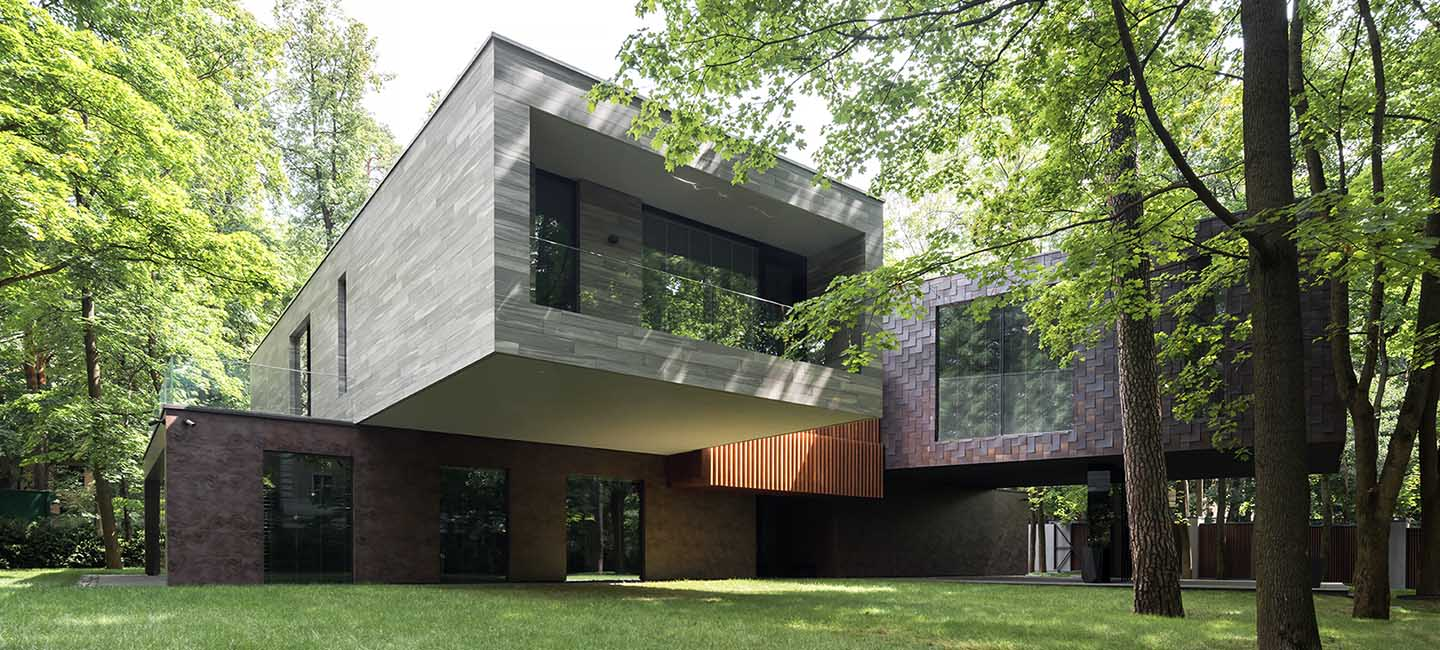
#> input picture house.jpeg, 1440 x 650 px
$ jupyter execute 'Image Edge Detection.ipynb'   (shell and % lines are left out)
#> lines starting #> are read from the running program, lines starting #| are printed output that depends on the picture; after the words box and inside, x2 and y2 are one past the last pixel; in counts of white or black regions, pixels touching at a corner belong together
[cell 1]
# Install OpenCV library

[cell 2]
# Import libraries

import cv2
import matplotlib.pyplot as plt
import numpy as np

[cell 3]
# Read the image 'house.jpeg'

def read_image(path_to_image):
    # Write your code to read the image from the file path
#> called with path_to_image = 'house.jpeg'
    image = cv2.imread(path_to_image)
#> image is the input picture: shape (650, 1440, 3); mean B, G, R 86.3, 116.5, 109.3
    # Convert BGR to RGB for proper display with matplotlib
    image = cv2.cvtColor(image, cv2.COLOR_BGR2RGB)
    return image

[cell 4]
# Show the image
def show_image(image):
    # Write your code here
    plt.figure(figsize=(10, 8))
    plt.imshow(image, cmap='gray' if len(image.shape) == 2 else None)
    plt.axis('off')
    plt.title('Image')
    plt.show()

[cell 5]
# Generate edges of the image using Canny Edge Detector - a famous image edge detection technique!

def generate_canny_edge(image):
    # Write your code here
    # Convert to grayscale if the image is colored
    if len(image.shape) == 3:
        gray = cv2.cvtColor(image, cv2.COLOR_RGB2GRAY)
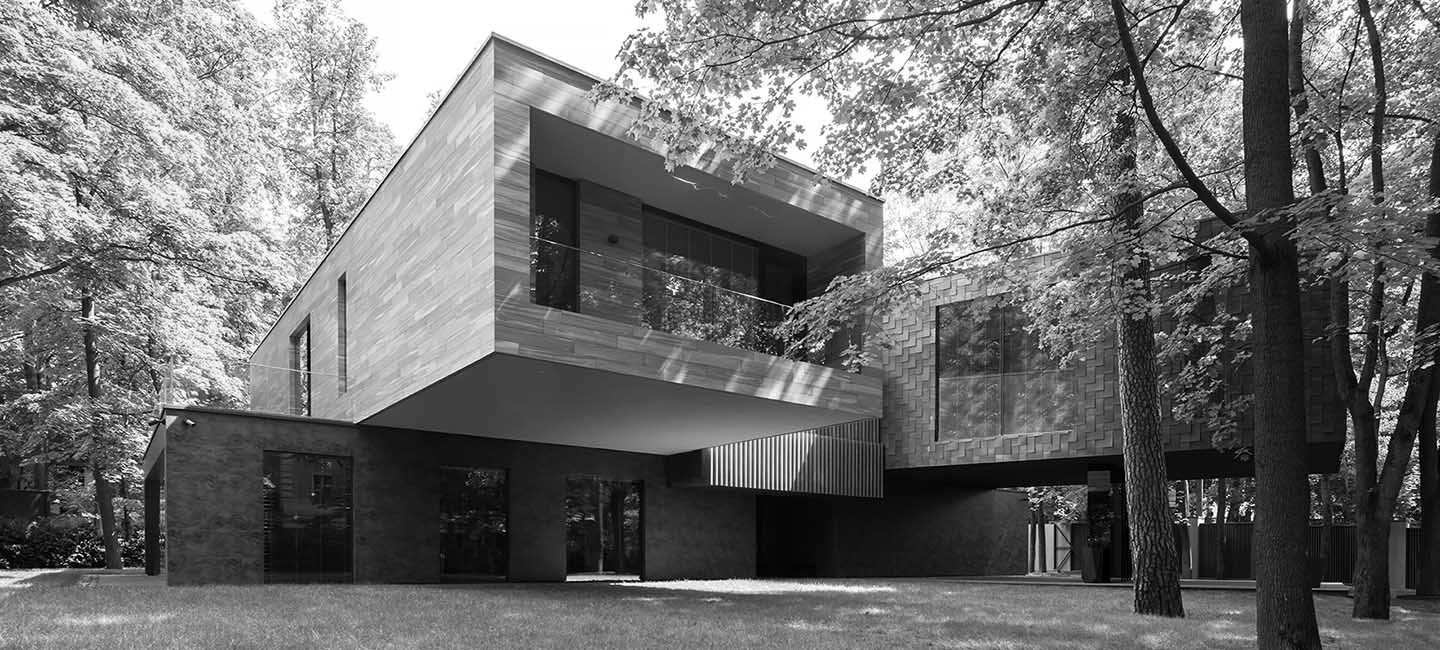
#> gray: shape (650, 1440); min 0, max 255, mean 110.9
    else:
        gray = image

    # Apply Gaussian blur to reduce noise
    blurred = cv2.GaussianBlur(gray, (5, 5), 0)

    # Apply Canny edge detection
    # Parameters: image, low_threshold, high_threshold
    edges = cv2.Canny(blurred, 50, 150)
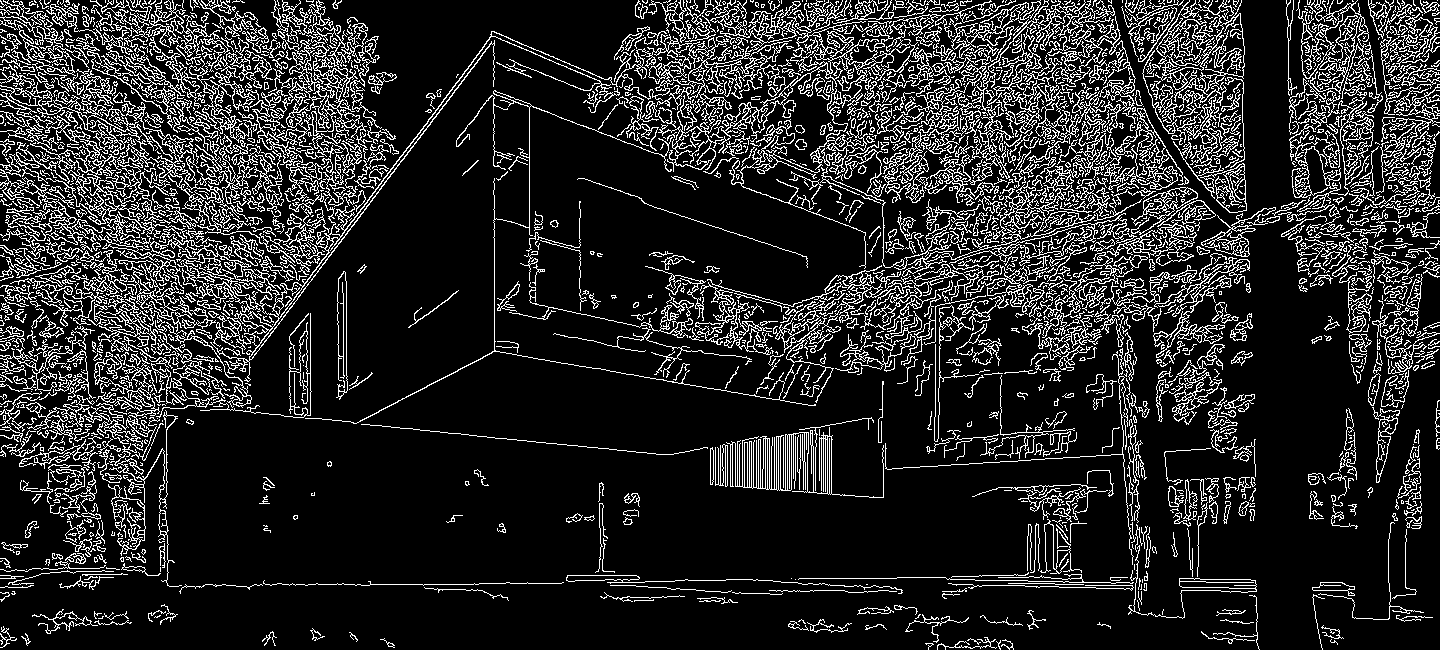
#> edges: shape (650, 1440); 15.5% white in thin lines or dots

    return edges

[cell 6]
# Load and process the image
image_path = 'house.jpeg'
original_image = read_image(image_path)

# Show original image
print("Original Image:")
show_image(original_image)

# Generate Canny edges
edges = generate_canny_edge(original_image)

# Show edge detected image
print("Canny Edge Detection Result:")
show_image(edges)

# Optional: Show both images side by side for comparison
fig, axes = plt.subplots(1, 2, figsize=(15, 6))

axes[0].imshow(original_image)
axes[0].set_title('Original Image')
axes[0].axis('off')

axes[1].imshow(edges, cmap='gray')
axes[1].set_title('Canny Edge Detection')
axes[1].axis('off')

plt.tight_layout()
plt.show()
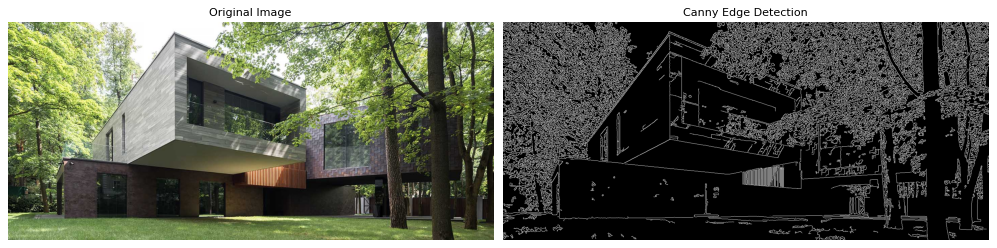
#> figure drawn by matplotlib, 2 panels

Here's what each function does:
1. **`read_image(path_to_image)`**:
    - Uses `cv2.imread()` to read the image from the file path
    - Converts from BGR to RGB color space for proper display with matplotlib

2. **`show_image(image)`**:
    - Uses matplotlib to display the image
    - Automatically handles grayscale images by using the 'gray' colormap
    - Removes axes for cleaner display

3. **`generate_canny_edge(image)`**:
    - Converts the image to grayscale if it's colored
    - Applies Gaussian blur to reduce noise (kernel size 5x5)
    - Applies Canny edge detection with thresholds of 50 (low) and 150 (high)
    - Returns the edge-detected binary image

The code also includes a demonstration section that:
- Loads the 'house.jpeg' image
- Displays the original image
- Generates and displays the Canny edge detection result
- Shows a side-by-side comparison

The Canny edge detection algorithm works in several steps:
1. **Noise reduction** using Gaussian blur
2. **Gradient calculation** to find edge strength and direction
3. **Non-maximum suppression** to thin edges
4. **Double thresholding** to identify strong and weak edges
5. **Edge tracking by hysteresis** to finalize edges

You can adjust the threshold values (50, 150) in the `cv2.Canny()` function to fine-tune the edge detection sensitivity for your specific image.

Modification for Coursera environment:

The problem is a NumPy version compatibility issue in the Coursera environment. This is a common problem when there's a mismatch between NumPy versions and compiled libraries like matplotlib and OpenCV.
Here's a solution that should work in the Coursera environment by avoiding the problematic matplotlib import and using alternative approaches:

[cell 7]
# Install OpenCV library

[cell 8]
import cv2
import numpy as np

[cell 9]
def read_image(path_to_image):
    # Write your code to read the image from the file path
    image = cv2.imread(path_to_image)
    return image

[cell 10]
# Show the image
def show_image(image):
    # Write your code here
    print(f"Image shape: {image.shape}")
#| Image shape: (650, 1440, 3)
    print(f"Image dtype: {image.dtype}")
#| Image dtype: uint8
    print("Image loaded and processed successfully!")

[cell 11]
# Generate edges of the image using Canny Edge Detector - a famous image edge detection technique!

def generate_canny_edge(image):
    # Write your code here
    # Convert to grayscale if the image is colored
    if len(image.shape) == 3:
        gray = cv2.cvtColor(image, cv2.COLOR_BGR2GRAY)
    else:
        gray = image

    # Apply Gaussian blur to reduce noise
    blurred = cv2.GaussianBlur(gray, (5, 5), 0)

    # Apply Canny edge detection
    # Parameters: image, low_threshold, high_threshold
    edges = cv2.Canny(blurred, 50, 150)

    return edges

[cell 12]
# Load and process the image
image_path = 'house.jpeg'
original_image = read_image(image_path)

if original_image is not None:
    # Show original image info
    print("Original Image:")
    show_image(original_image)

    # Generate Canny edges
    edges = generate_canny_edge(original_image)

    # Show edge detected image info
    print("\nCanny Edge Detection Result:")
    show_image(edges)
#| Image shape: (650, 1440)
#| Image dtype: uint8

    # Save the results
    cv2.imwrite('house_original.jpg', original_image)
    cv2.imwrite('house_edges.jpg', edges)

    print(f"\nEdge detection completed!")
    print(f"Original image pixels: {original_image.shape[0] * original_image.shape[1]:,}")
#| Original image pixels: 936,000
    print(f"Edge pixels detected: {np.sum(edges > 0):,}")
#| Edge pixels detected: 144,740
    print(f"Percentage of edge pixels: {(np.sum(edges > 0) / (edges.shape[0] * edges.shape[1])) * 100:.2f}%")
#| Percentage of edge pixels: 15.46%

    print("\nFiles saved:")
    print("- house_original.jpg (original image)")
    print("- house_edges.jpg (edge detection result)")

else:
    print("Error: Could not load 'house.jpeg'. Please check if the file exists.")

$ run again, with tesla.jpg copied over house.jpeg
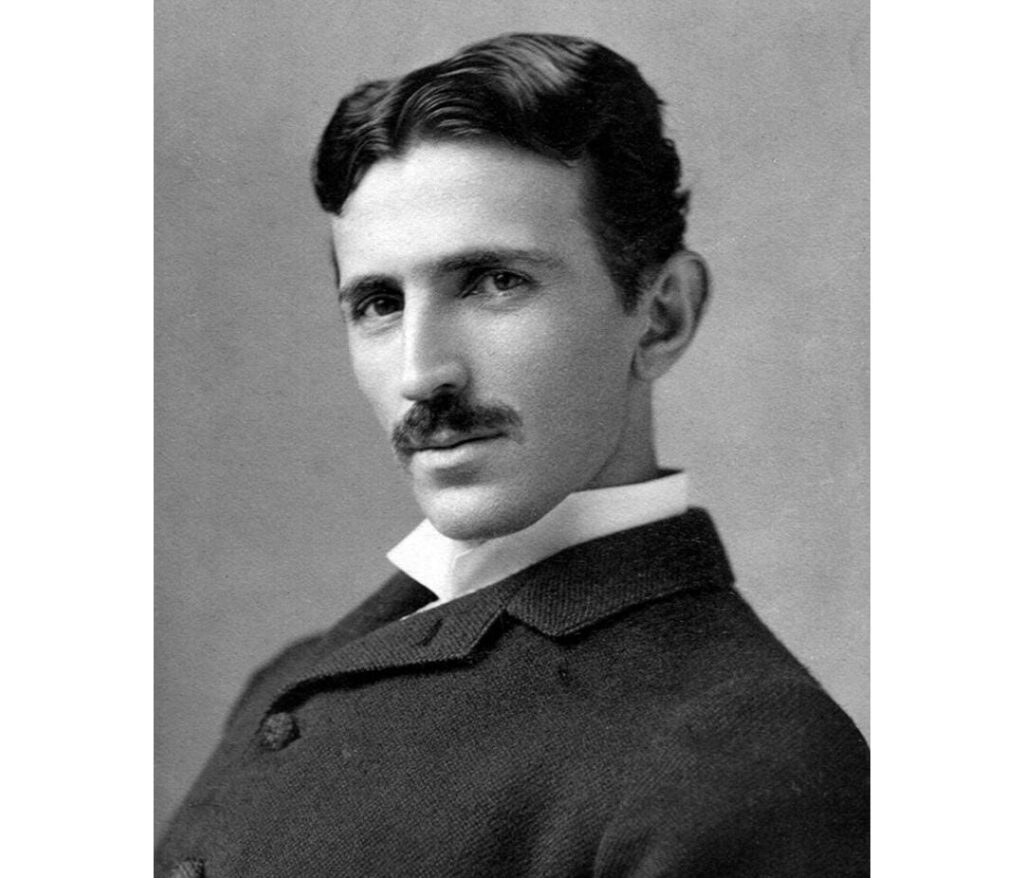
#> input picture tesla.jpg, 1024 x 878 px
#> in read_image, image is the input picture: shape (878, 1024, 3); min 0, max 255, mean 153.2
#> in generate_canny_edge, `edges = cv2.Canny(blurred, 50, 150)`:
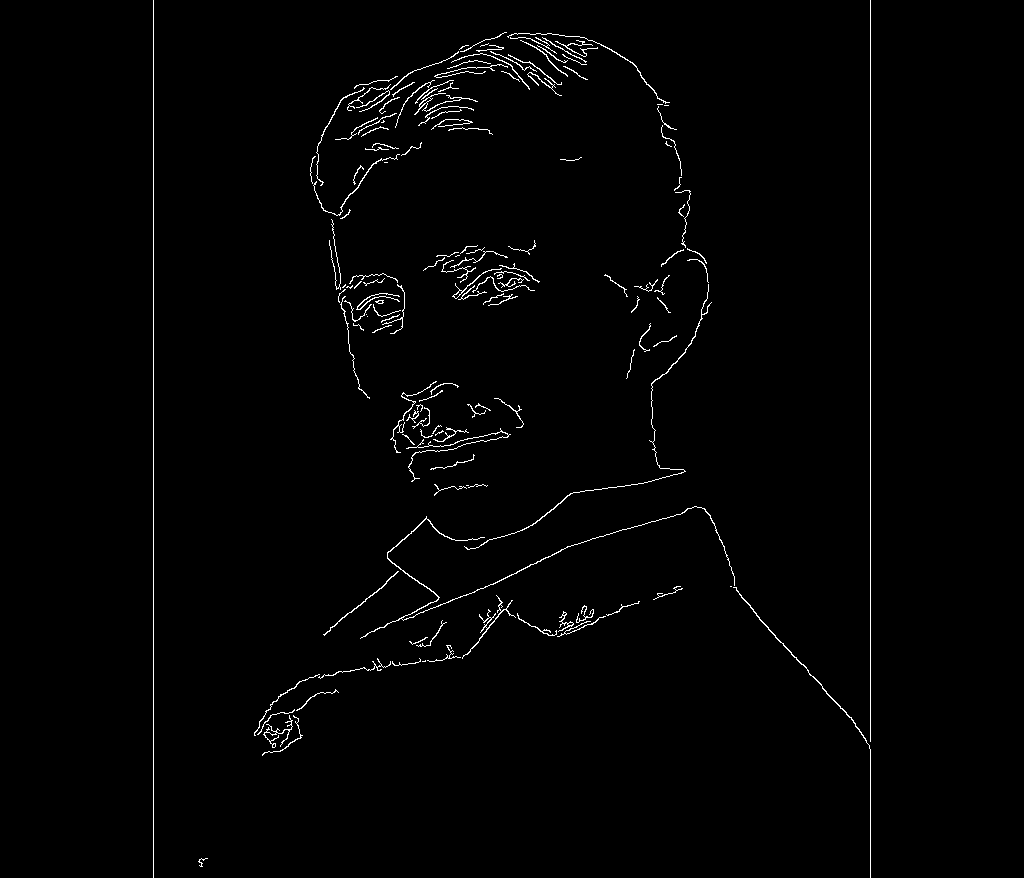
#> edges: shape (878, 1024); 1.3% white in thin lines or dots, all inside (x1, y1, x2, y2) = (153, 0, 871, 878)
#> `plt.show()`:
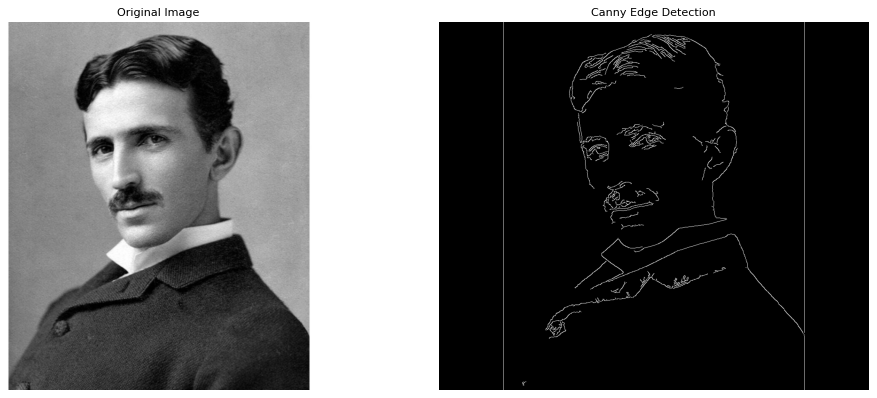
#> figure drawn by matplotlib, 2 panels
#| Image shape: (878, 1024, 3)
#| Image dtype: uint8
#| Image shape: (878, 1024)
#| Image dtype: uint8
#| Original image pixels: 899,072
#| Edge pixels detected: 11,376
#| Percentage of edge pixels: 1.27%
